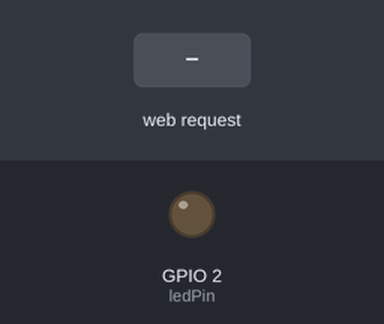
Simulated run of this sketch. Board: ESP32. Parts: output pins drawn as LEDs (lit = HIGH). Inputs (shaded band) come from the test bench. WiFi joins after 1.5 s; servers stay silent unless stated; what the sketch prints to the serial monitor is not drawn.

Above: at 2.7 s.
2.8 s: HTTP request GET /on received
At 3.6 s:
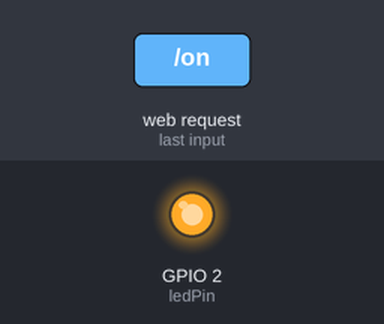
4.3 s: HTTP request GET /off received
At 4.7 s:
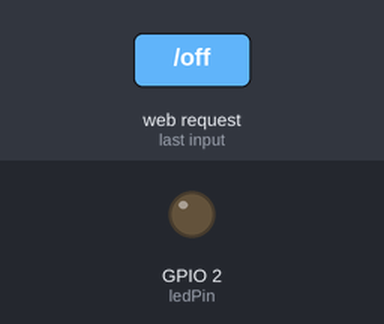
Timing chart, 0 to 7.3 s (numbered marks = the images above; inputs shaded):
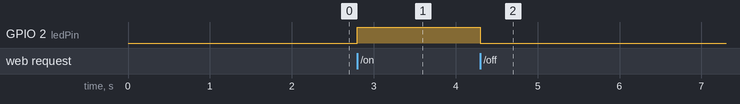

Measured:
- after the input at 2.8 s, GPIO 2 (ledPin): LOW → HIGH at once
- after the input at 4.3 s, GPIO 2 (ledPin): HIGH → LOW at once

The sketch:

bai11_1.ino
```cpp
#include <WiFi.h>
#include <WebServer.h>

const char* ssid = "DHSP-A8-WIFI-2G";
const char* password = "11101951";

WebServer server(80);
const int ledPin = 2;

void handleRoot() {
  String html = "<html><head><meta charset='UTF-8'></head><body>";
  html += "<h1>Hệ thống bật / tắt Led – WebServer cấu hình cơ bản</h1>";
  html += "<h1>Nguyễn Thành Luân - 745114054</h1>";
  html += "<a href='/on'><button style='width:100px;height:50px'>ON</button></a>";
  html += "<a href='/off'><button style='width:100px;height:50px'>OFF</button></a>";
  html += "</body></html>";
  server.send(200, "text/html", html);
}

void handleOn() {
  digitalWrite(ledPin, HIGH);
  server.sendHeader("Location", "/");
  server.send(303);
}

void handleOff() {
  digitalWrite(ledPin, LOW);
  server.sendHeader("Location", "/");
  server.send(303);
}

void setup() {
  pinMode(ledPin, OUTPUT);
  Serial.begin(115200);

  WiFi.begin(ssid, password);
  while (WiFi.status() != WL_CONNECTED) {
    delay(500);
  }

  Serial.println(WiFi.localIP());

  server.on("/", handleRoot);
  server.on("/on", handleOn);
  server.on("/off", handleOff);
  server.begin();
}

void loop() {
  server.handleClient();
}
```
